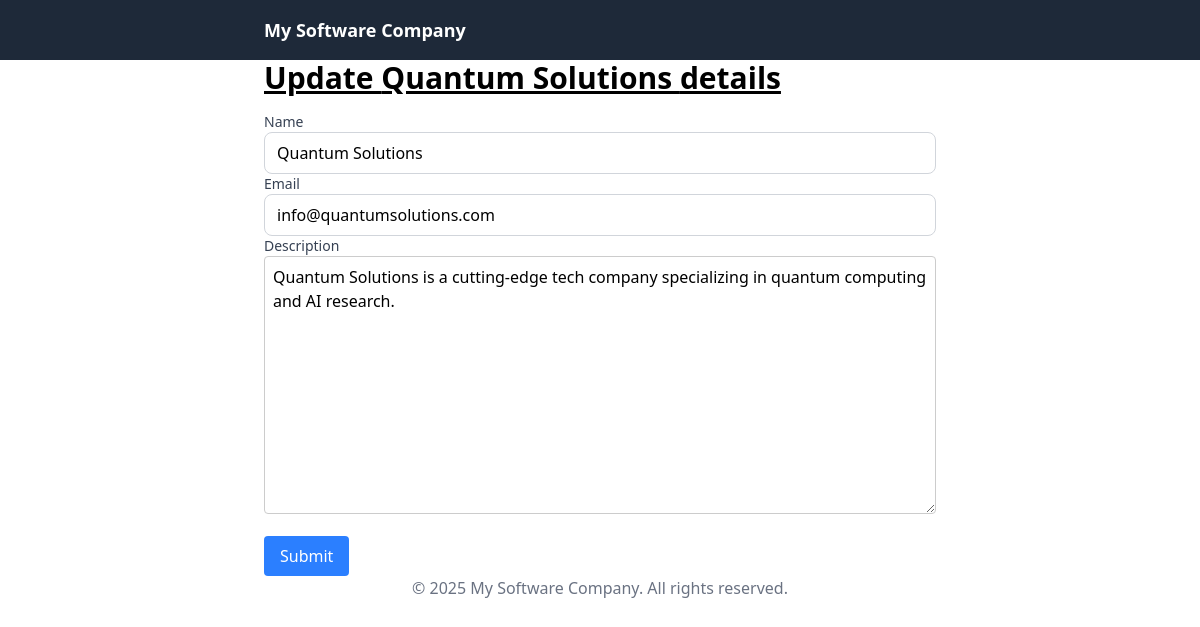
Page /clients/company/10/update on the committed database.
### clients/models.py (models this page shows, shortened)
class Company(models.Model):
    name = models.CharField(max_length=100)
    email = models.EmailField(max_length=100, unique=True)
    description = models.TextField(blank = True, null = True, default = "Enter a Description here (optional)")
    created_at = models.DateTimeField(auto_now_add = True)
    updated_at = models.DateTimeField(auto_now = True)

### clients/views.py (the view, shortened to what this page needs)
# urls.py: path('company/<int:company_id>/update', update_company, name = 'update_company'),
def update_company(request, company_id):
    company = get_object_or_404(Company, id = company_id)
    if request.method == "GET":
        form = CompanyForm(instance = company)
        get_data = {"form": form, "company" : company}
        return render(request, 'clients/update_company.html', get_data)

### clients/forms.py (shortened to what this page needs)
class CompanyForm(forms.ModelForm):
    class Meta:
        model = Company
        fields = ['name', 'email', 'description']

### clients/templates/clients/update_company.html (shortened to what this page needs)
{% extends 'base.html' %}
{% block content %}
<div class="max-w-2xl mx-auto">
    <h1 class="text-3xl font-bold underline">
        Update {{ company.name }} details
    </h1>
    <form method="post" class="mt-4">
            {% for field in form %}
            <div>
            <label for="{{ field.id_for_label }}" class="block text-sm font-medium text-gray-700">
                {{ field.label }}
            </label>
            {{ field }}
            </div>
        {% endfor %}
        <button type="submit" class="mt-4 px-4 py-2 bg-blue-500 text-white rounded">
            Submit
        </button>
    </form>
</div>
{% endblock %}

### templates/base.html (style rules this page uses)
input, select { width: 100%; border: 1px solid #d1d5db; border-radius: 0.5rem; padding: 0.5rem 0.75rem; outline: none; }
textarea { border: 1px solid #ccc; border-radius: 4px; padding: 8px; width: 100%; }

### rows in the picture
Company: name "Quantum Solutions", form "Quantum Solutions" "info@quantumsolutions.com" "Quantum Solutions is a cutting-edge tech company specializing in quantum computing and AI research."

### other values in the picture
{{ field.label }} "Name" "Email" "Description"
